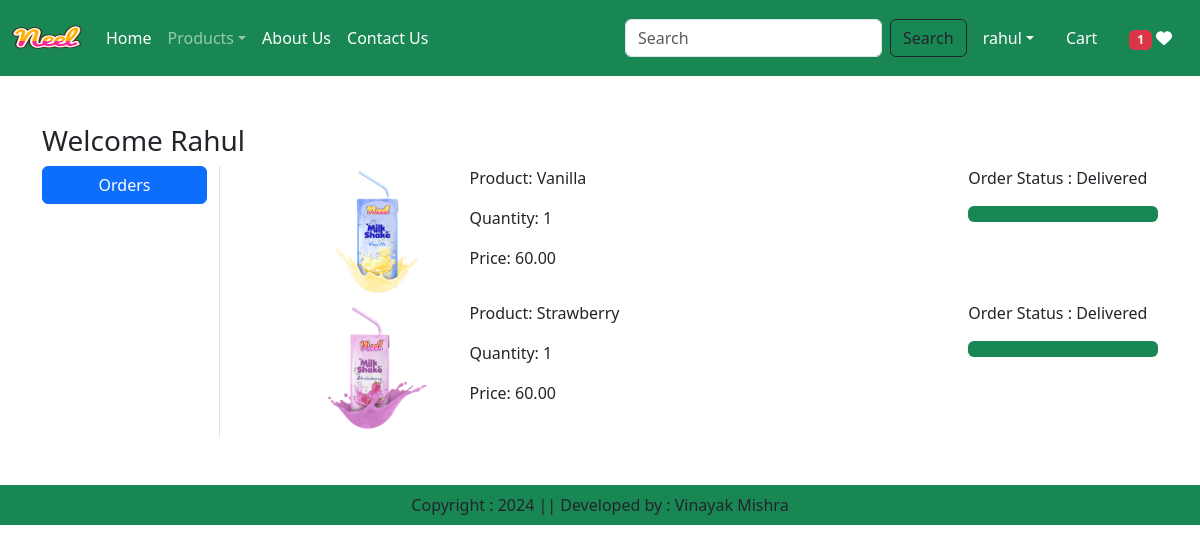
Page /orders/ (signed in) on the earlier database version.
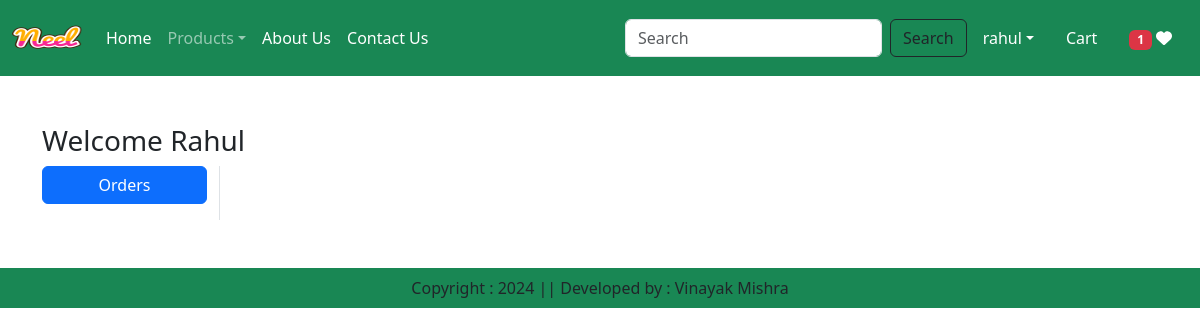
Same page on the later database version.
### app/models.py (models this page shows, shortened)
class OrderPlaced(models.Model):
    user = models.ForeignKey(User,on_delete=models.CASCADE)
    customer = models.ForeignKey(Customer, on_delete=models.CASCADE)
    product = models.ForeignKey(Product,on_delete=models.CASCADE)
    quantity = models.PositiveIntegerField(default=1)
    ordered_date = models.DateTimeField(auto_now_add=True)
    status = models.CharField(max_length=50,choices=STATUS_CHOICES,default='Pending')
    payment = models.ForeignKey(Payment,on_delete=models.CASCADE,default="")
    @property
    def total_cost(self):
       return self.quantity * self.product.discounted_price

class Product(models.Model):
    title = models.CharField(max_length=200)
    description = models.TextField()
    discounted_price = models.DecimalField(max_digits=10, decimal_places=2)
    selling_price = models.DecimalField(max_digits=10, decimal_places=2)
    category = models.CharField(max_length=100)
    product_image = models.ImageField(upload_to='products/')
    slug = models.SlugField(max_length=100, unique=True, blank=True)

### app/views.py (the view)
# urls.py: path('orders/', views.orders, name='orders'),
@login_required
def orders(request):
    totalitem = 0
    wishlitem = 0
    if request.user.is_authenticated:
        totalitem = len(Cart.objects.filter(user=request.user))
        wishitem = len(Wishlist.objects.filter(user=request.user))
    order_placed=OrderPlaced.objects.filter(user=request.user)
    return render(request, "app/orders.html", locals())

### app/templates/app/orders.html (shortened to what this page needs)
{% extends 'app/base.html' %}
{% load static %}
{% block main-content %}
<div class="container my-5">
    <div class="row">
        <h3>Welcome <span class="text-capitalize">{{request.user}}</span></h3>
        <div class="col-sm-2 border-end">
            <ul class="list-unstyled">
                <li class="d-grid"><a href="{% url 'orders' %}" class="btn btn-primary">Orders</a></li>
            </ul>
        </div>
        <div class="col-sm-9 offset-sm-1">
            {% for op in order_placed %}
            <div class="row">
                <div class="col-sm-2">
                    <img src="{{op.product.product_image.url}}" class="img-fluid" height="100" width="100" alt="">
                </div>
                <div class="col-sm-7">
                    <p>Product: {{op.product.title}}</p>
                    <p>Quantity: {{op.quantity}}</p>
                    <p>Price: {{op.total_cost}}</p>
                </div>
                <div class="col-sm-3">
                    <p>Order Status : {{op.status}}</p>
                    {% if op.status == 'Delivered' %}
                    <div class="progress">
                        <div class="progress-bar bg-success" role="progressbar" style="width: 100%;" aria-valuenow="100" aria-valuemin="0" aria-valuemax="100"></div>
                    </div>
                    {% endif %}
                </div>
            </div>
            {% endfor %}
        </div>
    </div>
</div>
{% endblock main-content %}

Differences in the rows shown:
removed OrderPlaced: product.product_image (picture), product "Vanilla", quantity "1", total_cost "60.00", status "Delivered"
removed OrderPlaced: product.product_image (picture), product "Strawberry", quantity "1", total_cost "60.00", status "Delivered"
